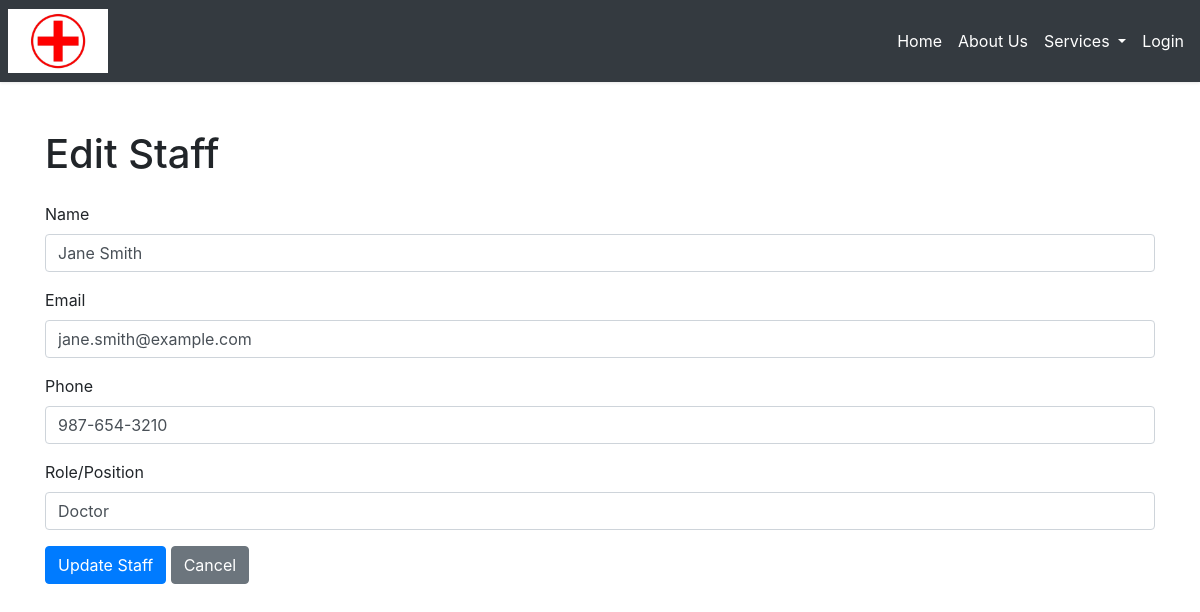
Screenshot of /edit_staff.php?id=2 (signed in) with the database file from the repository.
### tables this page shows
CREATE TABLE `staff` (
  `id` int(11) NOT NULL,
  `name` varchar(100) NOT NULL,
  `email` varchar(100) NOT NULL,
  `phone` varchar(15) DEFAULT NULL,
  `position` varchar(50) DEFAULT NULL,
  `department` varchar(50) DEFAULT NULL,
  `hire_date` date DEFAULT NULL,
  `password_hash` varchar(255) NOT NULL
);

### edit_staff.php (the view, shortened to what this page needs)
<?php
include('db_connection.php');
if (isset($_GET['id'])) {
    $staff_id = $_GET['id'];
    $staff_query = "SELECT * FROM staff WHERE id = ?";
    $stmt = $conn->prepare($staff_query);
    $stmt->bind_param("i", $staff_id);
    $stmt->execute();
    $staff_result = $stmt->get_result();
    $staff = $staff_result->fetch_assoc();
} else {
    echo "<script>alert('Invalid staff ID.');</script>";
    echo "<script>window.location.href='manage_staff.php';</script>";
}
?>
<!DOCTYPE html>
<html lang="en">
<head>
    <link rel="stylesheet" href="https://stackpath.bootstrapcdn.com/bootstrap/4.5.2/css/bootstrap.min.css">
</head>
<body>
    <?php include('header.php'); ?>
    <div class="container mt-5">
        <h1 class="mb-4">Edit Staff</h1>
        <form method="post" action="">
            <div class="form-group">
                <label for="name">Name</label>
                <input type="text" class="form-control" id="name" name="name" value="<?php echo htmlspecialchars($staff['name']); ?>" required>
            </div>
            <div class="form-group">
                <label for="email">Email</label>
                <input type="email" class="form-control" id="email" name="email" value="<?php echo htmlspecialchars($staff['email']); ?>" required>
            </div>
            <div class="form-group">
                <label for="phone">Phone</label>
                <input type="text" class="form-control" id="phone" name="phone" value="<?php echo htmlspecialchars($staff['phone']); ?>" required>
            </div>
            <div class="form-group">
                <label for="position">Role/Position</label>
                <input type="text" class="form-control" id="position" name="position" value="<?php echo htmlspecialchars($staff['position']); ?>" required>
            </div>
            <button type="submit" class="btn btn-primary">Update Staff</button>
            <a href="manage_staff.php" class="btn btn-secondary">Cancel</a>
        </form>
    </div>

### styles.css (style rules this page uses)
html, body { height: 100%; margin: 0; }
body { display: flex; flex-direction: column; }

### rows the page displays
staff: name "Jane Smith", email "jane.smith@example.com", phone "987-654-3210", position "Doctor"
